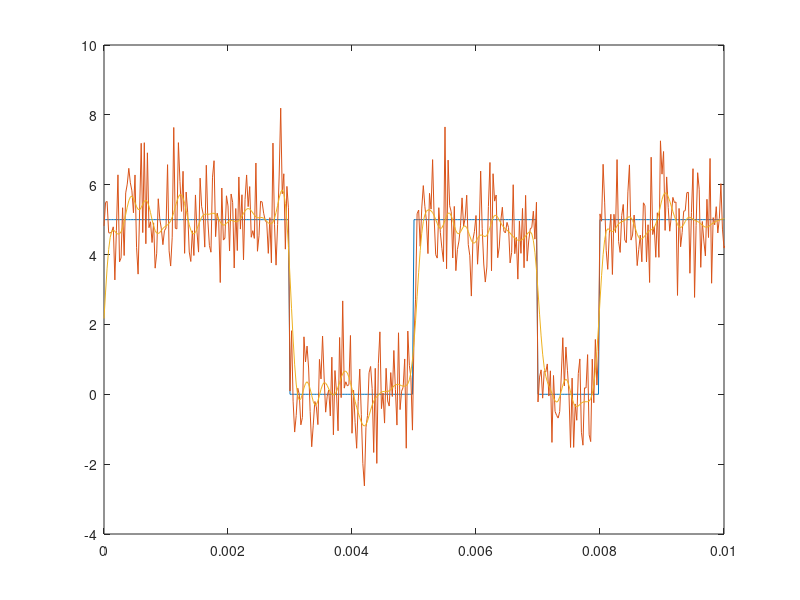

Recreate this plot in MATLAB.
clear all
close all
clc
M = 2; %n?mero de n?veis de transmiss?o
N = 40;
A = 5; % Amplitude do sinal
limiar = A/2;
Rb = 1e3;
Fs = N*Rb;
Tb = 1/Rb;
BW = Rb;
t_final = 1;
passo_t = 1/(Rb*N);
t = [0:passo_t:t_final-passo_t];
passo_f = 1/t_final;
f = [-Fs/2:passo_f:Fs/2-passo_f];
var_ruido = 1;
filtro_NRZ = ones(1,N);
ordem_filtro = 20; % Neste programa, n?o colocar a ordem maior do que N! 
f_cut = 3*Rb;
filtro_Rx = fir1(ordem_filtro, (2*f_cut)/Fs); % filtro que formator do sinal
info = randint(1,Rb*t_final,M); % gerando a informa??o
info_up = upsample(info,N); % super-amostragem
sinal_tx_aux = conv(info_up,filtro_NRZ)*A; % processo de filtragem para formatar o sinal
sinal_tx = sinal_tx_aux(1:end-(N-1)); % truncando o sinal devido ao processo de convolu??o
ruido = sqrt(var_ruido)*randn(1,length(sinal_tx));
sinal_rx = sinal_tx + ruido;
sinal_rx_filter = filter(filtro_Rx, 1, sinal_rx);
sinal_det = sinal_rx_filter(ordem_filtro:N:end);
info_hat = sinal_det > limiar;
n_erro = sum(xor(info, info_hat));
taxa_erro = n_erro/(Rb*t_final);

figure(1)
plot(t,sinal_tx)
xlim([0 10*Tb])
hold on
plot(t,sinal_rx)
xlim([0 10*Tb])
hold on
plot(t(1:end-(ordem_filtro/2)+1),sinal_rx_filter(ordem_filtro/2:end))